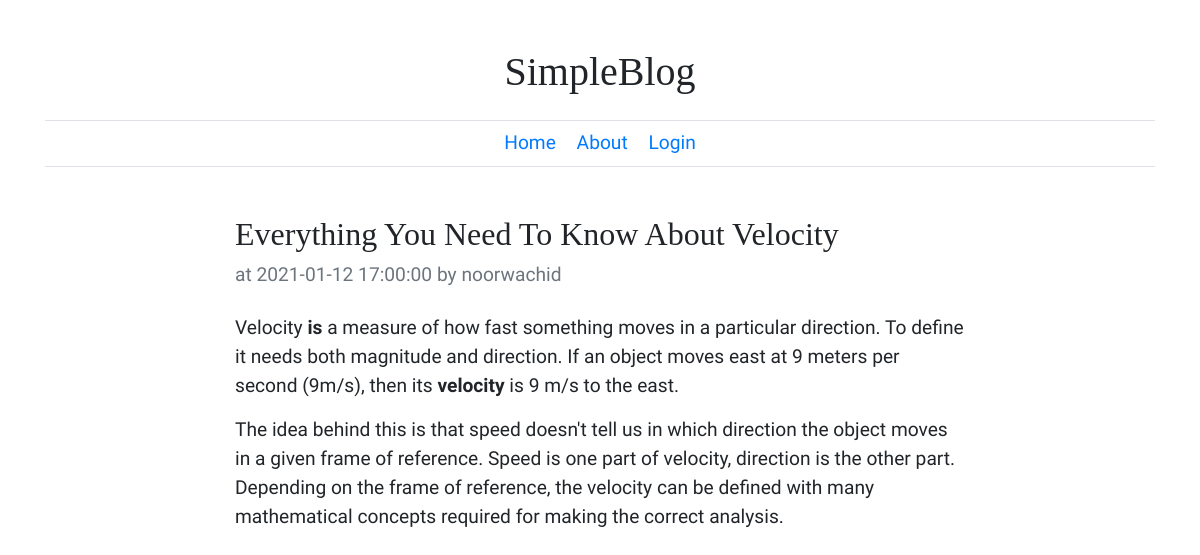
/post/1, run on the app's committed database.
### tables this page shows
CREATE TABLE `posts` (
  `id` int(11) AUTO_INCREMENT,
  `user_id` int(11),
  `title` varchar(512),
  `content` text,
  `created_at` timestamp DEFAULT current_timestamp(),
  `updated_at` timestamp DEFAULT current_timestamp(),
  PRIMARY KEY (`id`),
  FOREIGN KEY (`user_id`) REFERENCES `users` (`id`)
);

CREATE TABLE `users` (
  `id` int(11) AUTO_INCREMENT,
  `username` varchar(100),
  `password` varchar(1024),
  PRIMARY KEY (`id`),
  UNIQUE (`username`)
);

### application/controllers/Post.php (called while the page is built, shortened)
<?php
class Post extends CI_Controller
{
    public function __construct()
    {
        $this->load->model("PostModel");
    }
    public function public_get($id)
    {
        $post = $this->PostModel->get($id);
        $this->load->view("post", ["post" => $post]);
    }
}

### index.php (called while the page is built, shortened)
<?php
require_once BASEPATH.'core/CodeIgniter.php';

### application/models/PostModel.php (called while the page is built, shortened)
<?php
class PostModel extends CI_Model
{
    public function get($id)
    {
        $db = $this->db;
        $db->select("posts.id, title, content, created_at, username");
        $db->where("posts.id", $id);
        $db->from("posts");
        $db->join("users", "users.id = user_id");
        return $db->get()->row();
    }
}

### application/third_party/Parsedown.php (called while the page is built, shortened)
<?php
class Parsedown
{
    function text($text)
    {
        $Elements = $this->textElements($text);
        $markup = $this->elements($Elements);
        $markup = trim($markup, "\n");
        return $markup;
    }
    protected function textElements($text)
    {
        $text = str_replace(array("\r\n", "\r"), "\n", $text);
        $text = trim($text, "\n");
        $lines = explode("\n", $text);
        return $this->linesElements($lines);
    }
    protected $breaksEnabled;
    protected $safeMode;
    protected $unmarkedBlockTypes = array(
        'Code',
    );
    protected function linesElements(array $lines)
    {
        $Elements = array();
        $CurrentBlock = null;
        foreach ($lines as $line)
        {
            if (chop($line) === '')
            {
                if (isset($CurrentBlock))
                {
                    $CurrentBlock['interrupted'] = (isset($CurrentBlock['interrupted'])
                        ? $CurrentBlock['interrupted'] + 1 : 1
                    );
                }
                continue;
            }
            $indent = strspn($line, ' ');
            $text = $indent > 0 ? substr($line, $indent) : $line;
            $Line = array('body' => $line, 'indent' => $indent, 'text' => $text);
            $marker = $text[0];
            $blockTypes = $this->unmarkedBlockTypes;
            foreach ($blockTypes as $blockType)
            {
                $Block = $this->{"block$blockType"}($Line, $CurrentBlock);
            }
            if (isset($CurrentBlock) and $CurrentBlock['type'] === 'Paragraph')
            {
                $Block = $this->paragraphContinue($Line, $CurrentBlock);
            }
            if (isset($Block))
            {
                $CurrentBlock = $Block;
            }
            else
            {
                if (isset($CurrentBlock))
                {
                    $Elements[] = $this->extractElement($CurrentBlock);
                }
                $CurrentBlock = $this->paragraph($Line);
                $CurrentBlock['identified'] = true;
            }
        }
        if (isset($CurrentBlock))
        {
            $Elements[] = $this->extractElement($CurrentBlock);
        }
        return $Elements;
    }
    protected function extractElement(array $Component)
    {
        return $Component['element'];
    }
    protected function paragraph($Line)
    {
        return array(
            'type' => 'Paragraph',
            'element' => array(
                'name' => 'p',
                'handler' => array(
                    'function' => 'lineElements',
                    'argument' => $Line['text'],
                    'destination' => 'elements',
                ),
            ),
        );
    }
    protected function paragraphContinue($Line, array $Block)
    {
        if (isset($Block['interrupted']))
        {
            return;
        }
        $Block['element']['handler']['argument'] .= "\n".$Line['text'];
        return $Block;
    }
    protected $InlineTypes = array(
        '!' => array('Image'),
        '&' => array('SpecialCharacter'),
        '*' => array('Emphasis'),
        ':' => array('Url'),
        '<' => array('UrlTag', 'EmailTag', 'Markup'),
        '[' => array('Link'),
        '_' => array('Emphasis'),
        '`' => array('Code'),
        '~' => array('Strikethrough'),
        '\\' => array('EscapeSequence'),
    );
    protected $inlineMarkerList = '!*_&[:<`~\\';
    protected function lineElements($text, $nonNestables = array())
    {
        $text = str_replace(array("\r\n", "\r"), "\n", $text);
        $Elements = array();
        $nonNestables = (empty($nonNestables)
            ? array()
            : array_combine($nonNestables, $nonNestables)
        );
        while ($excerpt = strpbrk($text, $this->inlineMarkerList))
        {
            $marker = $excerpt[0];
            $markerPosition = strlen($text) - strlen($excerpt);
            $Excerpt = array('text' => $excerpt, 'context' => $text);
            foreach ($this->InlineTypes[$marker] as $inlineType)
            {
                $Inline = $this->{"inline$inlineType"}($Excerpt);
                if ( ! isset($Inline['position']))
                {
                    $Inline['position'] = $markerPosition;
                }
                $Inline['element']['nonNestables'] = isset($Inline['element']['nonNestables'])
                    ? array_merge($Inline['element']['nonNestables'], $nonNestables)
                    : $nonNestables
                ;
                $unmarkedText = substr($text, 0, $Inline['position']);
                $InlineText = $this->inlineText($unmarkedText);
                $Elements[] = $InlineText['element'];
                $Elements[] = $this->extractElement($Inline);
                $text = substr($text, $Inline['position'] + $Inline['extent']);
                continue 2;
            }
            $unmarkedText = substr($text, 0, $markerPosition + 1);
            $InlineText = $this->inlineText($unmarkedText);
            $Elements[] = $InlineText['element'];
            $text = substr($text, $markerPosition + 1);
        }
        $InlineText = $this->inlineText($text);
        $Elements[] = $InlineText['element'];
        foreach ($Elements as &$Element)
        {
            if ( ! isset($Element['autobreak']))
            {
                $Element['autobreak'] = false;
            }
        }
        return $Elements;
    }
    protected function inlineText($text)
    {
        $Inline = array(
            'extent' => strlen($text),
            'element' => array(),
        );
        $Inline['element']['elements'] = self::pregReplaceElements(
            $this->breaksEnabled ? '/[ ]*+\n/' : '/(?:[ ]*+\\\\|[ ]{2,}+)\n/',
            array(
                array('name' => 'br'),
                array('text' => "\n"),
            ),
            $text
        );
        return $Inline;
    }
    protected function inlineEmphasis($Excerpt)
    {
        $marker = $Excerpt['text'][0];
        if ($Excerpt['text'][1] === $marker and preg_match($this->StrongRegex[$marker], $Excerpt['text'], $matches))
        {
            $emphasis = 'strong';
        }
        elseif (preg_match($this->EmRegex[$marker], $Excerpt['text'], $matches))
        {
            $emphasis = 'em';
        }
        else
        {
            return;
        }
        return array(
            'extent' => strlen($matches[0]),
            'element' => array(
                'name' => $emphasis,
                'handler' => array(
                    'function' => 'lineElements',
                    'argument' => $matches[1],
                    'destination' => 'elements',
                )
            ),
        );
    }
    protected function handle(array $Element)
    {
        if (isset($Element['handler']))
        {
            if (!isset($Element['nonNestables']))
            {
                $Element['nonNestables'] = array();
            }
            if (is_string($Element['handler']))
            {
                $function = $Element['handler'];
                $argument = $Element['text'];
                unset($Element['text']);
                $destination = 'rawHtml';
            }
            else
            {
                $function = $Element['handler']['function'];
                $argument = $Element['handler']['argument'];
                $destination = $Element['handler']['destination'];
            }
            $Element[$destination] = $this->{$function}($argument, $Element['nonNestables']);
            unset($Element['handler']);
        }
        return $Element;
    }
    protected function element(array $Element)
    {
        $Element = $this->handle($Element);
        $hasName = isset($Element['name']);
        $markup = '';
        if ($hasName)
        {
            $markup .= '<' . $Element['name'];
        }
        $permitRawHtml = false;
        if (isset($Element['text']))
        {
            $text = $Element['text'];
        }
        elseif (isset($Element['rawHtml']))
        {
            $text = $Element['rawHtml'];
            $allowRawHtmlInSafeMode = isset($Element['allowRawHtmlInSafeMode']) && $Element['allowRawHtmlInSafeMode'];
            $permitRawHtml = !$this->safeMode || $allowRawHtmlInSafeMode;
        }
        $hasContent = isset($text) || isset($Element['element']) || isset($Element['elements']);
        if ($hasContent)
        {
            $markup .= $hasName ? '>' : '';
            if (isset($Element['elements']))
            {
                $markup .= $this->elements($Element['elements']);
            }
            elseif (isset($Element['element']))
            {
                $markup .= $this->element($Element['element']);
            }
            else
            {
                if (!$permitRawHtml)
                {
                    $markup .= self::escape($text, true);
                }
                else
                {
                    $markup .= $text;
                }
            }
            $markup .= $hasName ? '</' . $Element['name'] . '>' : '';
        }
        elseif ($hasName)
        {
            $markup .= ' />';
        }
        return $markup;
    }
    protected function elements(array $Elements)
    {
        $markup = '';
        $autoBreak = true;
        foreach ($Elements as $Element)
        {
            $autoBreakNext = (isset($Element['autobreak'])
                ? $Element['autobreak'] : isset($Element['name'])
            );
            $autoBreak = !$autoBreak ? $autoBreak : $autoBreakNext;
            $markup .= ($autoBreak ? "\n" : '') . $this->element($Element);
            $autoBreak = $autoBreakNext;
        }
        $markup .= $autoBreak ? "\n" : '';
        return $markup;
    }
    protected static function pregReplaceElements($regexp, $Elements, $text)
    {
        $newElements = array();
        $newElements[] = array('text' => $text);
        return $newElements;
    }
    protected static function escape($text, $allowQuotes = false)
    {
        return htmlspecialchars($text, $allowQuotes ? ENT_NOQUOTES : ENT_QUOTES, 'UTF-8');
    }
    protected $StrongRegex = array(
        '*' => '/^[*]{2}((?:\\\\\*|[^*]|[*][^*]*+[*])+?)[*]{2}(?![*])/s',
        '_' => '/^__((?:\\\\_|[^_]|_[^_]*+_)+?)__(?!_)/us',
    );
    protected $EmRegex = array(
        '*' => '/^[*]((?:\\\\\*|[^*]|[*][*][^*]+?[*][*])+?)[*](?![*])/s',
        '_' => '/^_((?:\\\\_|[^_]|__[^_]*__)+?)_(?!_)\b/us',
    );
}

### application/views/post.php (the view, shortened to what this page needs)
<!DOCTYPE html>
<html lang="en">
<head>
    <link rel="stylesheet" href="<?php echo base_url("assets/bootstrap.min.css") ?>">
</head>
<body class="container">
    <div class="my-5 text-center">
        <h1><?php echo SITE_NAME ?></h1>
        <div class="border-top border-bottom my-4 py-2">
            <a class="mx-2" href="<?php echo site_url() ?>">Home</a>
            <a class="mx-2" href="<?php echo site_url("about") ?>">About</a>
            <a class="mx-2" href="<?php echo site_url("login") ?>">Login</a>
        </div>
    </div>
    <div class="row justify-content-center">
        <div class="col-md-8">
        <div class="mb-5">
            <h2><?php echo $post->title ?></h2>
            <div class="text-secondary mb-4">
                at <?php echo $post->created_at ?>
                by <?php echo $post->username ?>
            </div>
            <div>
                <?php
                require_once APPPATH . "third_party/Parsedown.php";
                $converter = new Parsedown();
                echo $converter->text($post->content);
                ?>
            </div>
        </div>
    </div>
</body>
</html>

### application/views/post.php (style rules this page uses)
body { font-family: 'Abel', sans-serif; font-size: 1.2rem; }
h1, h2 { font-family: 'Bodoni Moda', serif; }

### data on the page
posts: title "Everything You Need To Know About Velocity", created_at "2021-01-12 17:00:00", user.username "noorwachid", content "Velocity is a measure of how fast something moves in a particular direction. To define it needs both magnitude and direction. If an object moves east at 9 meters per second (9m/s), then its velocity is 9 m/s to the east. The idea behind this is that speed doesn't tell us in which direction the object moves in a given frame of reference. Speed is one part of velocity, direction is the other part. Depending on the frame of reference, the velocity can be defined with many mathematical concepts required for making the correct analysis."

### other printed values
SITE_NAME "SimpleBlog"
